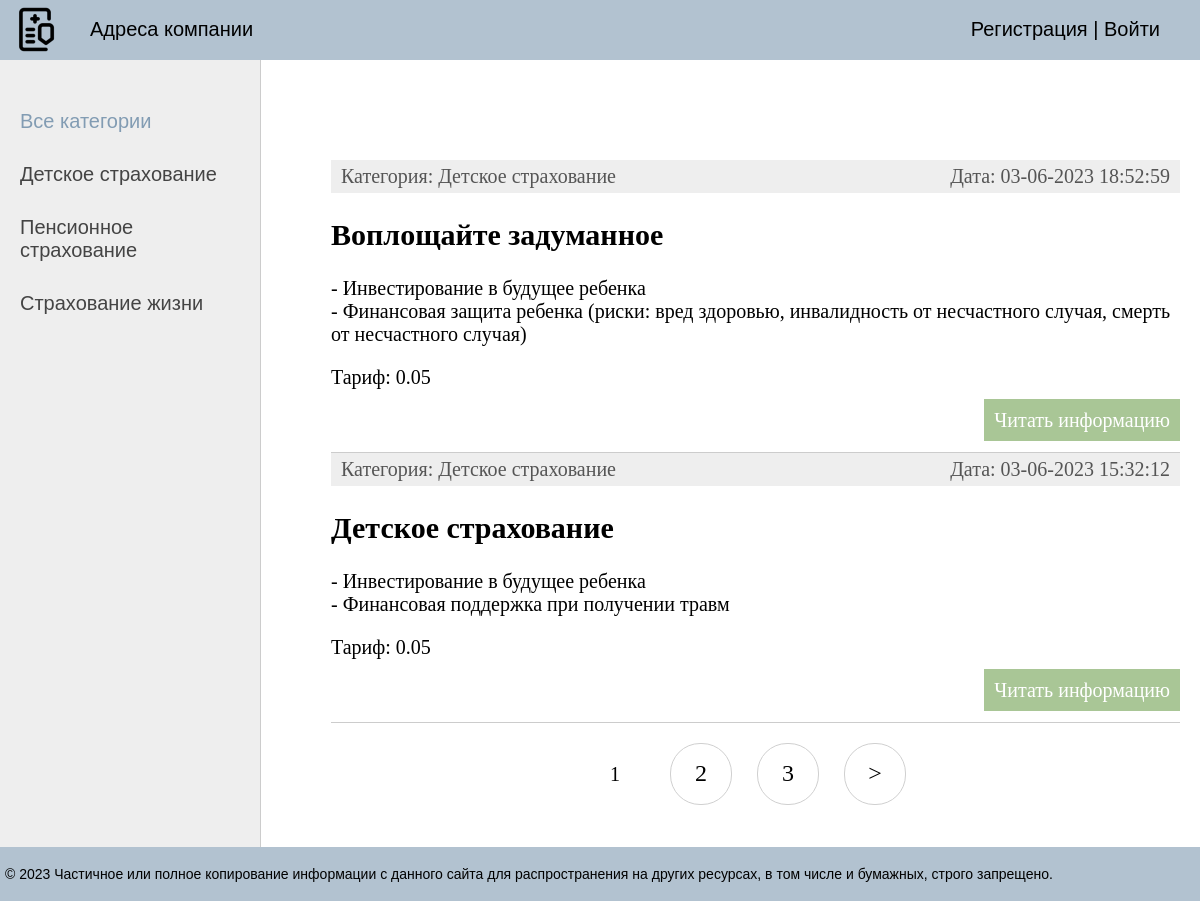
The page / on the database its author committed.
### mainapp/models.py (models this page shows, shortened)
class Category(models.Model):
    name = models.CharField(max_length=100, db_index=True, verbose_name='Категория')
    slug = models.SlugField(max_length=255, unique=True, db_index=True, verbose_name='URL')
    def __str__(self):
        return self.name
    def get_absolute_url(self):
        return reverse('category', kwargs={'cat_slug': self.slug})
    class Meta:
        verbose_name = 'Категория'
        verbose_name_plural = 'Категории'
        ordering = ['name']

class InsuranceType(models.Model):
    title = models.CharField(max_length=100, verbose_name='Заголовок')
    description = models.TextField(blank=True, verbose_name='Краткое описание')
    content = models.TextField(blank=True, null=True, verbose_name='Описание вида страхования')
    rate = models.DecimalField(max_digits=10, decimal_places=2, verbose_name='Тариф')
    time_create = models.DateTimeField(auto_now_add=True, verbose_name='Время создания')
    time_update = models.DateTimeField(auto_now=True, verbose_name='Время изменения')
    is_published = models.BooleanField(default=True, verbose_name='Публикация')
    cat = models.ForeignKey('Category', on_delete=models.PROTECT, verbose_name='Категория')
    slug = models.SlugField(max_length=255, unique=True, db_index=True, verbose_name='URL')
    def get_absolute_url(self):
        return reverse('post', kwargs={'post_slug': self.slug})
    class Meta:
        verbose_name = 'Вид страхования'
        verbose_name_plural = 'Виды страхования'
        ordering = ['cat_id', 'title']

### mainapp/views.py (the view)
# urls.py: path('', TypeHome.as_view(), name='home'),
class TypeHome(DataMixin, ListView):
    model = InsuranceType
    template_name = 'mainapp/index.html'
    context_object_name = 'posts'
    def get_context_data(self, *, object_list=None, **kwargs):
        context = super().get_context_data(**kwargs)
        c_def = self.get_user_context(title='Виды страхования')
        return dict(list(context.items()) + list(c_def.items()))
    def get_queryset(self):
        return InsuranceType.objects.filter(is_published=True)

### mainapp/templatetags/mainapp_tags.py (called while the page is built)
@register.simple_tag(name='getcats')
def get_categories(filter=None):
    if not filter:
        return Category.objects.all()
    else:
        return Category.objects.filter(pk=filter)

### mainapp/templates/mainapp/index.html (shortened to what this page needs)
{% extends 'mainapp/base.html' %}
{% block content %}
<ul class="list-articles">
	{% for p in posts %}
			<li><div class="article-panel">
				<p class="first">Категория: {{p.cat}}</p>
				<p class="last">Дата: {{p.time_update|date:"d-m-Y H:i:s"}}</p>
			</div>
				<h2>{{p.title}}</h2>
	{% autoescape on %}
	{{p.description|linebreaks|truncatewords:50}}
	{% endautoescape %}
			Тариф: {{p.rate}}
			<p class="link-read-post"><a href="{{ p.get_absolute_url }}">Читать информацию</a></p>
	{% endfor %}
</ul>
{% endblock %}

### mainapp/templates/mainapp/base.html (shortened to what this page needs)
{% load static %}
{% load mainapp_tags %}
<!DOCTYPE html>
<html>
<head>
    <link type="text/css" href="{% static 'mainapp/css/styles.css' %}" rel="stylesheet"/>
</head>
<body>
<table class="table-page" border=0 cellpadding="0" cellspacing="0">
    <tr>
        <td valign=top>
            {% block mainmenu %}
            <div class="header">
                <ul id="mainmenu" class="mainmenu">
                    <li class="logo"><a href="{% url 'home' %}">
                        <div class="logo"></div>
                    </a></li>
                    {% for m in menu %}
                    <li><a href="{% url m.url_name %}">{{m.title}}</a></li>
                    {% endfor %}
                    {% if request.user.is_authenticated %}
                    <li class="last">{{ user.username }} | <a href="{% url 'logout' %}">Выйти</a></li>
                    {% else %}
                    <li class="last">
                    <a href="{% url 'register' %}">Регистрация</a> | <a href="{% url 'login' %}">Войти</a>
                    </li>
                    {% endif %}
                </ul>
            </div>
            {% endblock mainmenu %}
            <table class="table-content" border=0 cellpadding="0" cellspacing="0">
                <tr>
                    <td valign="top" class="left-chapters">
                        <ul id="leftchapters">
                            {% if cat_selected == 0 %}
                            <li class="selected">Все категории</li>
                            {% else %}
                            <li><a href="{% url 'home' %}">Все категории</a></li>
                            {% endif %}
                            {% for c in cats %}
                            {% if c.insurancetype__count > 0 %}
                            {% if c.pk == cat_selected %}
                            <li class="selected">{{c.name}}</li>
                            {% else %}
                            <li><a href="{{ c.get_absolute_url }}">{{c.name}}</a></li>
                            {% endif %}
                            {% endif %}
                            {% endfor %}
                        </ul>
                    </td>
                    <td valign="top" class="content">
                        <div class="content-text">
                            {% block content %}
                            {% endblock %}
                            {% if page_obj.has_other_pages %}
                            <nav class="list-pages">
                                <ul>
                                    {% for p in paginator.page_range %}
                                    {% if page_obj.number == p %}
                                    <li class="page-num page-num-selected">{{ p }}</li>
                                    {% elif p >= page_obj.number|add:-2 and p <= page_obj.number|add:2 %}
                                    <li class="page-num">
                                        <a href="?page={{ p }}">{{ p }}</a>
                                    </li>
                                    {% endif %}
                                    {% endfor %}
                                    {% if page_obj.has_next %}
                                    <li class="page-num">
                                        <a href="?page={{ page_obj.next_page_number }}">&gt;</a>
                                    </li>
                                    {% endif %}
                                </ul>
                            </nav>
                            {% endif %}
                        </div>
                    </td>
                </tr>
            </table>
        </td>
    </tr>
    <tr>
        <td valign=top>
            <div id="footer">
                <p>&copy; 2023 Частичное или полное копирование информации с данного сайта для распространения на других
                    ресурсах, в том числе и бумажных, строго запрещено.</p>
            </div>
        </td>
    </tr>
</table>
</body>
</html>

### mainapp/static/mainapp/css/styles.css (style rules this page uses)
html, body { font-family: 'Arial'; margin: 0; padding: 0; height: 100%; width: 100%; color: #444; }
a { color: #9acd32; text-decoration: none; }
p.link-read-post { text-align: right; }
p.link-read-post a { padding: 10px; min-width: 100px; background: #a9c696; color: #fff; text-decoration: none; }
div.article-panel { background: #eee; padding: 5px 10px 5px 10px; box-sizing: border-box; overflow: hidden; color: #555; }
div.article-panel p.first { margin: 0; float: left; }
div.article-panel p.last { margin: 0; float: right; }
ul.list-articles { list-style: none; margin: 0; padding: 0; }
ul.list-articles li { border-bottom: 1px solid #ccc; }
.table-page { width: 100%; height: 100%; vertical-align: top; }
.table-page tr { height: 100%; }
.header { background: #b2c2d0; height: 60px; }
.logo { background: url('../images/main(1).ico') no-repeat 10px 5px; width: 60px; height: 60px; }
ul.mainmenu { list-style: none; margin: 0; padding: 0; height: 60px; color: #000000; font-size: 20px; overflow: hidden; }
ul.mainmenu li { float: left; margin: 18px 40px 0 30px; }
ul.mainmenu li.logo { margin: 0; }
ul.mainmenu li.last { float: right; }
ul.mainmenu li a { color: #000000; text-decoration: none; }
.table-content { width: 100%; min-height: 100%; height: 100%; }
.left-chapters { margin: 0; background: #eee; border-right: 1px solid #ccc; min-height: 100%; }
.left-chapters ul { width: 230px; min-height: 100%; margin: 0; padding: 20px 10px 10px 20px; list-style: none; font-size: 20px; }
.left-chapters ul li { margin: 30px 0 0 0; color: #999; }
.left-chapters ul li.selected { color: #829cb3; }
.left-chapters ul li a { color: #444; text-decoration: none; }
.content { padding: 40px 20px 20px 40px; width: 100%; box-sizing: border-box; }
.content-text { margin: 60px 0 0 30px; color: #000; font-size: 20px; font-family: Yandex Sans Display Light; }
#footer { box-sizing: border-box; background: #b2c2d0; padding: 5px; color: #000000; font-size: 14px; font-family: Verdana, Geneva, Arial, Helvetica; text-align: left; overflow: hidden; }
.list-pages { text-align: center; margin: 0 0 20px 0; }
.list-pages ul { margin: 20px 0 0 0; padding: 0; list-style: none; }
.list-pages ul li { display: inline-block; margin: 0 20px 0 0; }
.list-pages a { color: #000; font-size: 24px; text-decoration: none; }
.list-pages .page-num, .page-num-selected { display: inline-block; width: 60px; height: 44px; padding: 16px 0 0 0; border: 1px solid #d0d0d0; border-radius: 30px; }
.list-pages .page-num-selected { border: none; color: #000; font-size: 20px; }

### rows shown on the page
Category: name "Детское страхование"
Category: name "Пенсионное страхование"
Category: name "Страхование жизни"
InsuranceType: cat "Детское страхование", time_update "03-06-2023 18:52:59", title "Воплощайте задуманное", description "- Инвестирование в будущее ребенка - Финансовая защита ребенка (риски: вред здоровью, инвалидность от несчастного случая, смерть от несчастного случая)", rate "0.05"
InsuranceType: cat "Детское страхование", time_update "03-06-2023 15:32:12", title "Детское страхование", description "- Инвестирование в будущее ребенка - Финансовая поддержка при получении травм", rate "0.05"

### other values the page prints
{{ m.title }} "Адреса компании"
{{ p }} "1"
{{ p }} "2" "3"
